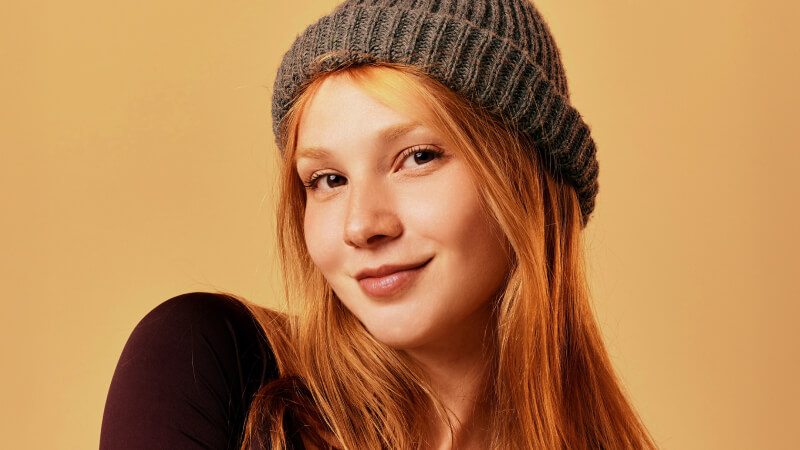
#> input picture input.png, 800 x 450 px, found by its file name
$ python 3shapes.py
#> lines starting #> are read from the running program, lines starting #| are printed output that depends on the picture; after the words box and inside, x2 and y2 are one past the last pixel; in counts of white or black regions, pixels touching at a corner belong together
import cv2
import numpy as np

# 1. LOAD & CHECK
img = cv2.imread('input.png')
#> img is the input picture: shape (450, 800, 3); mean B, G, R 80.2, 129.5, 181.4
if img is None:
    print("Error: Could not load image. Check the filename!")
    # Create a dummy black image so the code still runs for the demo
    img = np.zeros((500, 500, 3), dtype="uint8")

img = cv2.resize(img, (600, 600))
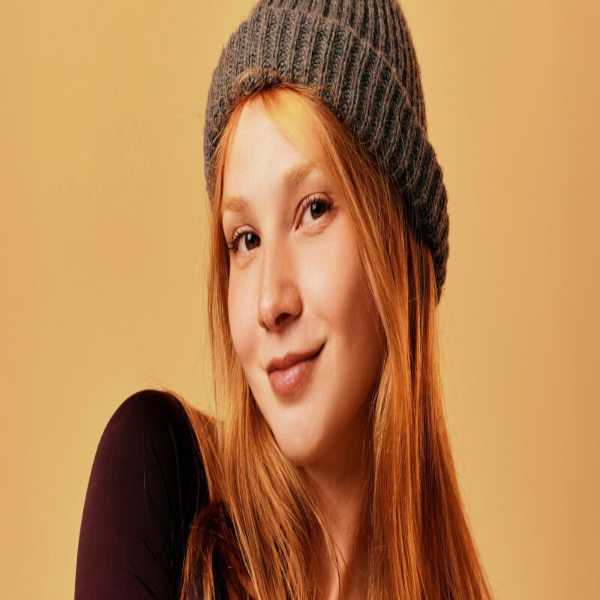
#> img: shape (600, 600, 3); mean B, G, R 80.1, 129.4, 181.3
canvas = img.copy() # Keep original clean

# 2. DEFINING COLORS (BGR Format)
# Explain to students: OpenCV uses Blue-Green-Red, not RGB!
RED = (0, 0, 255)
GREEN = (0, 255, 0)
BLUE = (255, 0, 0)
YELLOW = (0, 255, 255)
WHITE = (255, 255, 255)

# 3. BASIC SHAPES
# Rectangle: (image, top-left, bottom-right, color, thickness)
cv2.rectangle(canvas, (50, 50), (200, 200), BLUE, 3)

# Circle: (image, center, radius, color, thickness)
# Use -1 for thickness to FILL the shape
cv2.circle(canvas, (400, 150), 60, GREEN, -1)

# Line: (image, start, end, color, thickness)
cv2.line(canvas, (50, 250), (550, 250), RED, 5)

# 4. POLYGONS (Polyshape)
# Defining points for a diamond/star shape
pts = np.array([[300, 350], [400, 450], [300, 550], [200, 450]], np.int32)
# Reshape points for OpenCV (required for polylines)
pts = pts.reshape((-1, 1, 2))
cv2.polylines(canvas, [pts], True, YELLOW, 3)

# 5. TEXT
# (image, text, position, font, scale, color, thickness)
cv2.putText(canvas, "VJTI OpenCV Workshop", (150, 300),
            cv2.FONT_HERSHEY_SIMPLEX, 1, WHITE, 2)
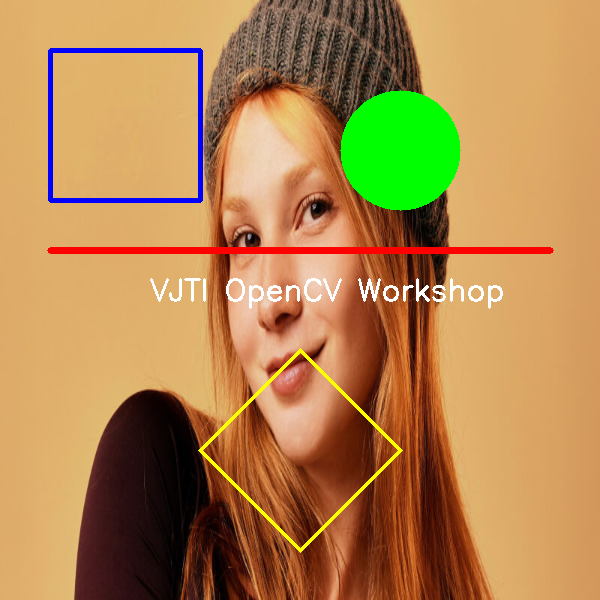
#> canvas: shape (600, 600, 3); mean B, G, R 80, 134.3, 178

# 6. PRO TIP: SEMI-TRANSPARENT OVERLAY
# Create a copy, draw a filled shape, then blend it
overlay = canvas.copy()
cv2.rectangle(overlay, (50, 400), (150, 550), (255, 0, 255), -1)
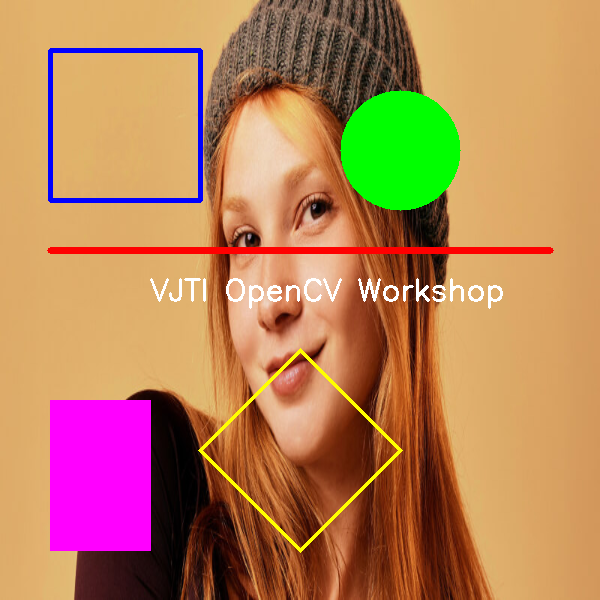
#> overlay: shape (600, 600, 3); 4.24% of pixels changed, all inside (x1, y1, x2, y2) = (50, 400, 151, 551)
# alpha = transparency of original, beta = transparency of overlay
cv2.addWeighted(overlay, 0.4, canvas, 0.6, 0, canvas)
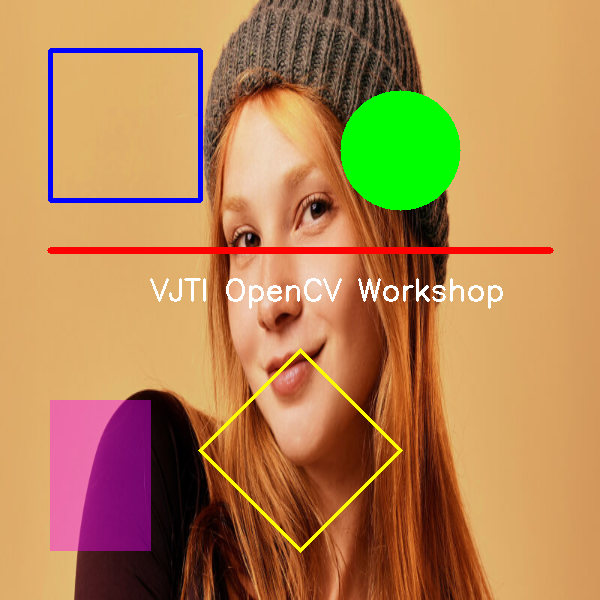
#> canvas: shape (600, 600, 3); 4.24% of pixels changed, all inside (x1, y1, x2, y2) = (50, 400, 151, 551)

# 7. DISPLAY
cv2.imshow('Final Drawings', canvas)
cv2.waitKey(0)
cv2.destroyAllWindows()
